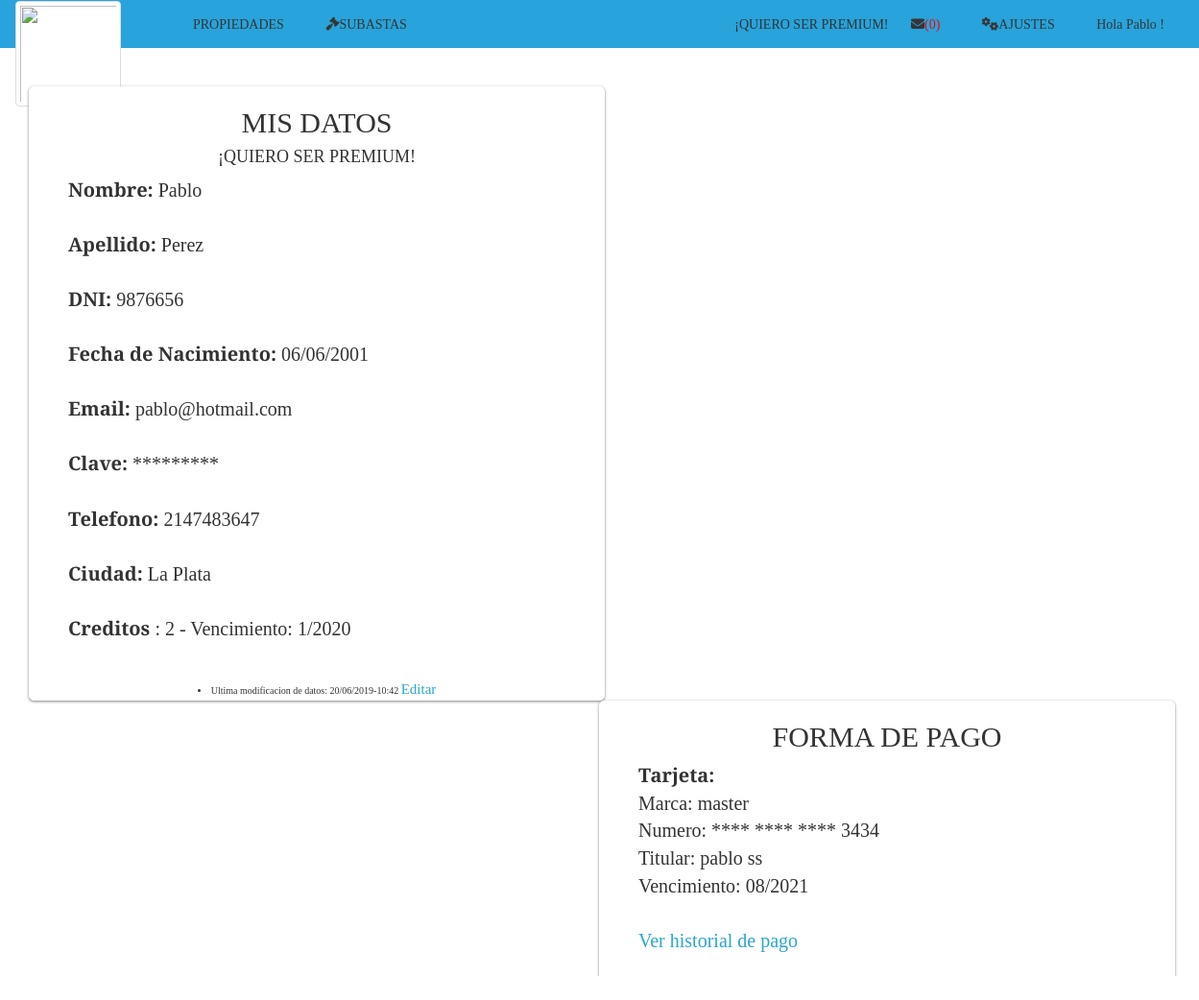
Page /misDatos.php (signed in) on the committed database.
### tables this page shows
CREATE TABLE `persona` (
  `IdPersona` int(11) NOT NULL,
  `dni` int(8) NOT NULL,
  `nombre` varchar(50) NOT NULL,
  `apellido` varchar(50) NOT NULL,
  `telefono` int(30) NOT NULL,
  `email` varchar(45) NOT NULL,
  `clave` varchar(11) NOT NULL,
  `tipoU` varchar(11) DEFAULT NULL,
  `rol` int(3) DEFAULT NULL,
  `credito` int(2) DEFAULT NULL,
  `ciudad` varchar(45) NOT NULL,
  `fechaNacimiento` datetime NOT NULL,
  `idTarjeta` int(11) NOT NULL,
  `fechaRegistro` datetime NOT NULL,
  `fechaModificacion` datetime NOT NULL
);

CREATE TABLE `tarjeta` (
  `idTarjeta` int(11) NOT NULL,
  `idPersona` int(11) NOT NULL,
  `numero` bigint(16) NOT NULL,
  `marca` text NOT NULL,
  `vencimiento` text NOT NULL,
  `codigo` int(3) NOT NULL,
  `titular` text NOT NULL
);

### misDatos.php (the view, shortened to what this page needs)
<html>
<head>
</head>
<body>
<?php
include("cabecera.php");
$con=conectar();
$id=($_SESSION['id']);
$query = "SELECT * FROM persona WHERE IdPersona = '$id' ";
            $result = mysqli_query($con, $query);
            $datosUsuario = mysqli_fetch_array($result);
$query = "SELECT * FROM tarjeta  WHERE idTarjeta ='$datosUsuario[idTarjeta]' ";
            $result = mysqli_query($con, $query);
            $datosTarjeta = mysqli_fetch_array($result);
     ?>
<br/>
 <form name="formulario" class="login-form" style="width:600px; background-color:#fff;float:left;margin-left: 30px;"><h2 align="center">  MIS DATOS</h2> <h4 align="center">
 	<?php
      if($datosUsuario['tipoU']!="premium"){
        $queryInscripto = "SELECT * FROM enesperapremium  WHERE idPersona ='$id' ";
        $resultInscripto = mysqli_query($con, $queryInscripto);
        $numInscripto=mysqli_num_rows($resultInscripto);
        if($numInscripto!=1){
        ?>
          <div class="popup2" onclick="myFunction2()" onmouseover="this.style.cssText='color:#0A88C0'" onmouseout="this.style.cssText='color:#000000'"> ¡QUIERO SER PREMIUM!
          </div>   <?php
        }
        else{echo "SOLICITUD ALTA PREMIUM ENVIADA";}
      }
       ?> </h4>
 <ul style="list-style-type:none;font-size:20px;">
      <b><li>  Nombre:</b>
         <?php echo "    $datosUsuario[nombre]";?> </li>
        <br/>
      <b><li>  Apellido:</b>
         <?php echo "    $datosUsuario[apellido]";?> </li>
        <br/>
      <b><li>  DNI:</b>
         <?php echo "    $datosUsuario[dni]";?> </li>
        <br/>
      <b><li>  Fecha de Nacimiento:</b>
         <?php echo "".date('d/m/Y', strtotime($datosUsuario['fechaNacimiento']))."";?> </li>
        <br/>
      <b><li>  Email:</b>
         <?php echo "    $datosUsuario[email]";?> </li>
        <br/>
      <b><li>  Clave:</b>
         <?php echo "    *********";?> </li>
        <br/>
      <b><li>  Telefono:</b>
         <?php echo "    $datosUsuario[telefono]";?> </li>
        <br/>
      <b><li>  Ciudad:</b>
         <?php echo "    $datosUsuario[ciudad]";?> </li>
        <br/>
      <b><li>  Creditos</b>
         <?php echo "  : $datosUsuario[credito]" ?>
              <?php
                    if ($datosUsuario['credito']!=0){
                      ?>
                      <?php
                      $nueva= date('Y');
                       $nueva= $nueva+1;
                     echo "- Vencimiento: 1/$nueva"; ?> </li>
                     <?php
                    } ?>
                    <br/>
</ul>
<li style="text-align: center; font-size: 10px"> <?php echo "  Ultima modificacion de datos: ".date('d/m/Y-H:i', strtotime($datosUsuario['fechaModificacion']))."";?>
   <a style="font-size:15px; color: #2AA6CF " href="modificarDatosUsuario.php">Editar</a></li>
 </form>
  <form name="formulario" class="login-form" style="width:600px; background-color:#fff;float:right;margin-right: 25px;"> <h2 align="center">  FORMA DE PAGO</h2>
    <ul style="list-style-type:none;font-size:20px">
      <b><li>  Tarjeta:</b></br>
         <?php echo "    Marca: $datosTarjeta[marca]";?> </li>
        <?php  $ult4 = substr($datosTarjeta['numero'],12); ?>
        <li> <?php echo "    Numero: **** **** **** $ult4";?> </li>
        <li> <?php echo "    Titular: $datosTarjeta[titular]";?> </li>
         <li><?php echo "    Vencimiento: $datosTarjeta[vencimiento]";?> </li>
         <br/>
         <li style="color: #2AA6CF"><?php echo "<a style='color: #2AA6CF'  href='historialDePago.php?id=".$id."'>Ver historial de pago </a>";?></li>
  </ul>
  <h3 align="center" style="font-size: 15px; color: #2AA6CF"><?php echo "<a style='color: #2AA6CF'  href='modificarFormaDePago.php?idT=".$datosUsuario['idTarjeta']."'>Editar </a>";?></h3>
  </form>
   </body>
   </html>

### css/estilos.css (style rules this page uses)
body { background-color:#ffffff ; font-family:'Bree Serif', serif; }
.login-form { width: 410px; margin: auto; position: relative; background: #f3f3f3; border: 1px solid #fff; border-radius: 5px; box-shadow: 0 1px 3px rgba(0,0,0,0.5); -moz-box-shadow: 0 1px 3px rgba(0,0,0,0.5); -webkit-box-shadow: 0 1px 3px rgba(0,0,0,0.5); }
.login-form a { color: black; }

### misDatos.php (style rules this page uses)
.popup2 { position: relative; display: inline-block; cursor: pointer; -webkit-user-select: none; -moz-user-select: none; -ms-user-select: none; user-select: none; }

### cabecera.php (style rules this page uses)
.popup2 { position: relative; display: inline-block; cursor: pointer; -webkit-user-select: none; -moz-user-select: none; -ms-user-select: none; user-select: none; }

### rows in the picture
persona: nombre "Pablo", apellido "Perez", dni "9876656", fechaNacimiento "06/06/2001", email "pablo@hotmail.com", telefono "2147483647", ciudad "La Plata", credito "2", fechaModificacion "20/06/2019-10:42"
tarjeta: marca "master", numero "3434", titular "pablo ss", vencimiento "08/2021"

### other values in the picture
$numero "(0)"
$_SESSION[nombre] "Pablo"
$nueva "2020"
